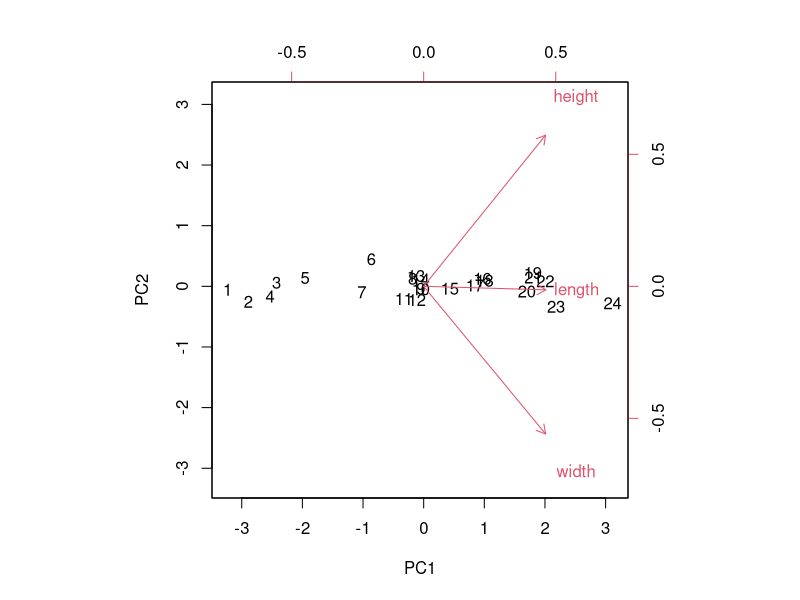
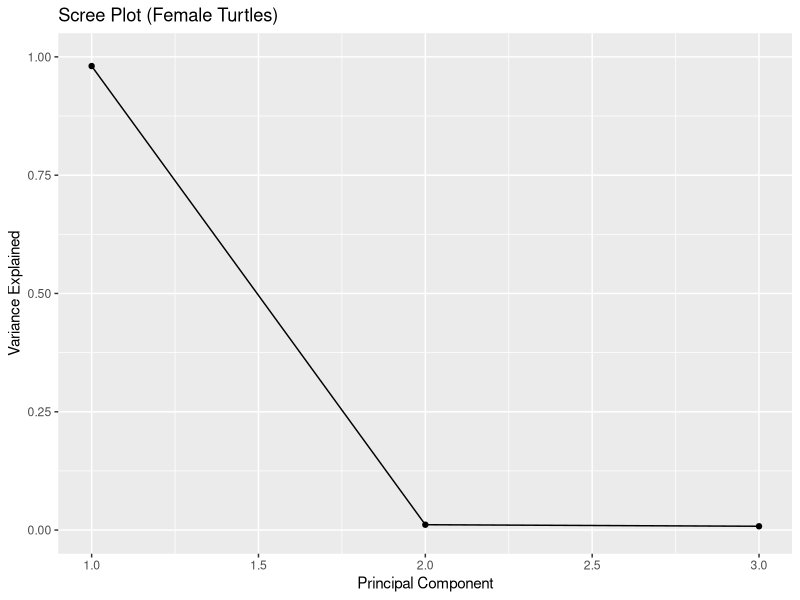
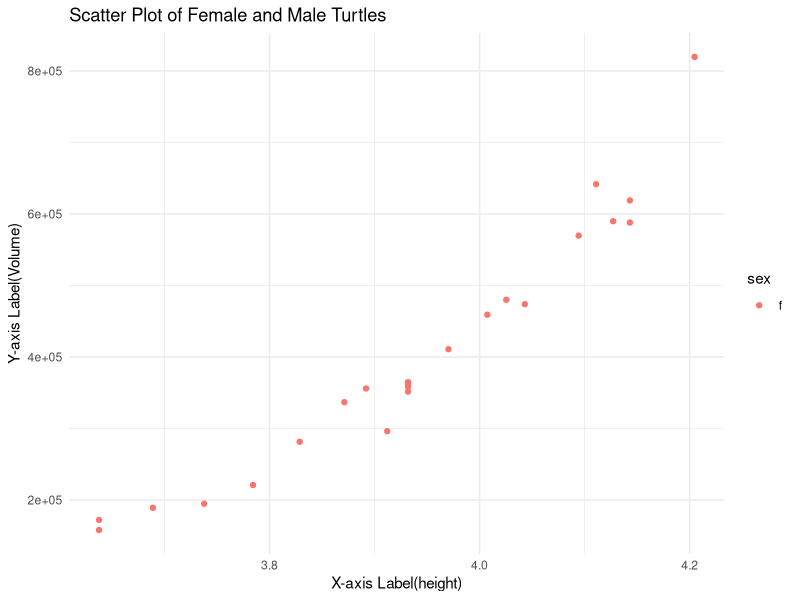
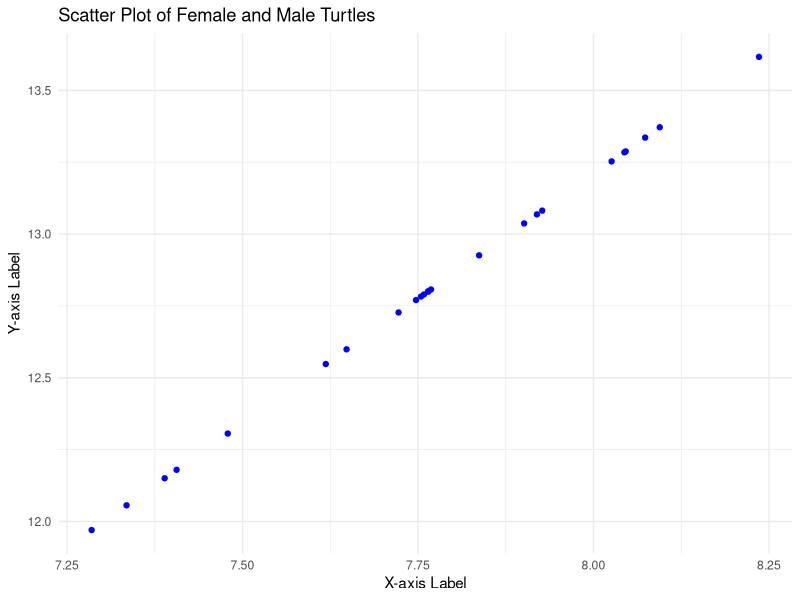
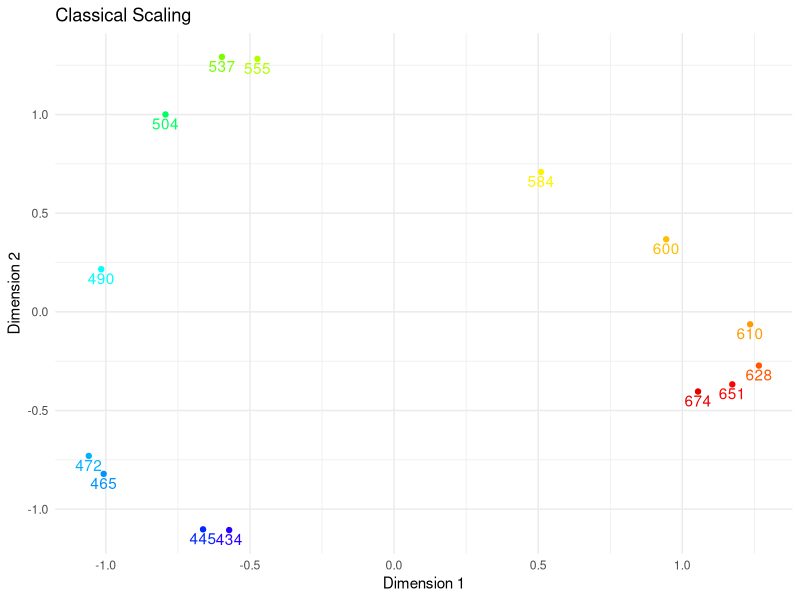

Generate these figures, in order, with R:
## ---- chunk 1
# cargamos librerias y código principal
library(dplyr)
library(kableExtra)
library(openxlsx)
library(ggplot2)
library(stats)
# Cargamos bases de datos
## ---- chunk 2
# Cargamos base de datos
data2 <- read.xlsx("turtles.xlsx")
turtlesF <- data2 |> 
        filter(sex == 'f ')

turtlesF <- turtlesF |>
        mutate(length = log(length),
               width = log(width),
               height = log(height))

# Media de las variables

summaryTurtlesF <- turtlesF |>
                  summarise(mediaLength = mean(length),
                            mediaWidth = mean(width),
                            mediaHeight = mean(height))

covariance  <-  cov(turtlesF[,c('length', 'width', 'height')])
          
eigenvalues  <- covariance |> eigen()

#PCA
#calculate principal components
resultsF <- prcomp(turtlesF[2:4], scale = TRUE)

biplot(resultsF, scale = 0)

var_explainedF = resultsF$sdev^2 / sum(resultsF$sdev^2)

#create scree plot
qplot(c(1:3), var_explainedF) + 
  geom_line() + 
  xlab("Principal Component") + 
  ylab("Variance Explained") +
  ggtitle("Scree Plot (Female Turtles)") +
  ylim(0, 1)

turtlesF$Volume <- pi/6*exp(turtlesF$length+turtlesF$width+turtlesF$height)

ggplot(turtlesF, aes(x = height, y = Volume, color = sex)) +
  geom_point() +
  labs(title = "Scatter Plot of Female and Male Turtles", 
       x = "X-axis Label(height)", y = "Y-axis Label(Volume)") +
  theme_minimal()

# Transformar variables

pca_scores <- as.matrix(turtlesF[2:4]) %*% resultsF$rotation

# Extract the first principal component (PCA1)
pca2 <- pca_scores[, 1]
# Create a new data frame with only PCA1
df_pca2 <- data.frame(PCA1 = pca2)

df_pca2$Volume <- turtlesF$Volume

plot <- ggplot()+
  geom_point(data=df_pca2, aes(x = PCA1, y = log(Volume)),color="blue") +
  labs(title = "Scatter Plot of Female and Male Turtles", 
       x = "X-axis Label", y = "Y-axis Label") +
  theme_minimal()
print(plot)

reg <- lm(log(Volume) ~ PCA1, data = df_pca2)
summary(reg)
## ---- chunk 3
#| fig.align='center',
#| out.width="70%",
#| fig.pos='H',
#| fig.cap="MDS Clásico de la percepción de los colores."
# Cargamos base de datos
data1 <- read.xlsx("color_stimuli.xlsx")
matrix <- 1- as.matrix(data1)

# Clasical scaling
classical <- cmdscale(matrix, k=2, eig=TRUE, add=TRUE)

hexcodes <- c('#2800ff', 
              '#0028ff',
              '#0092ff',
              '#00b2ff',
              '#00ffff',
              '#00ff61',
              '#77ff00',
              '#b3ff00',
              '#fff200',
              '#ffbe00',
              '#ff9b00',
              '#ff5700',
              '#ff0000',
              '#e50000'
              )

# Mapear longitudes de onda a colores 

wavelengths <- c(434, 445, 465, 472, 490, 504, 537, 555, 584, 600, 610, 628, 651, 674)

# Crear un dataframe para ggplot
df <- data.frame(classical$points, Wavelength = wavelengths, Color = hexcodes)

# Crear la gráfica
ggplot(df, aes(x = X1, y = X2, color = Color, label = Wavelength)) +
  geom_point() +
  geom_text(vjust = 1.25) +
  scale_color_identity() +
  labs(title = "Classical Scaling", x = "Dimension 1", y = "Dimension 2") +
  theme_minimal()
